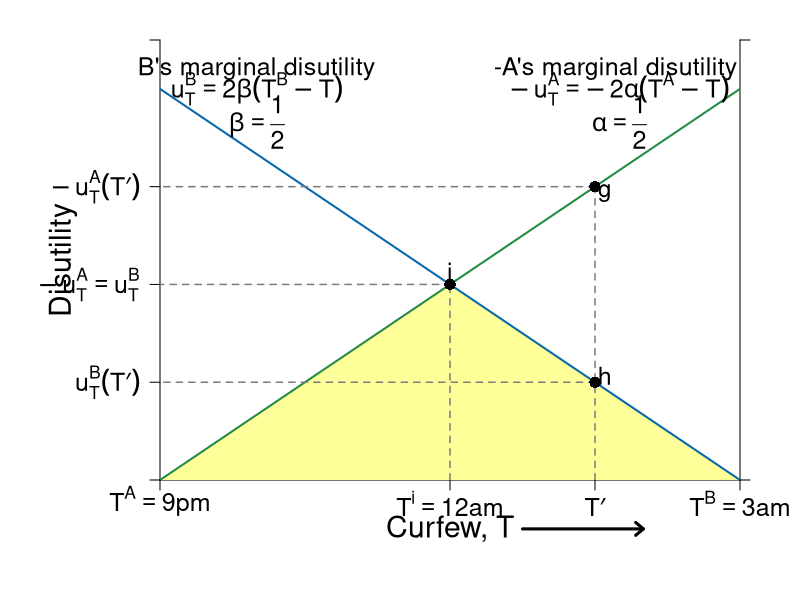

This chart was generated by the following R code:
#Graph Designer: Simon Halliday, Scott Cohn
#Authors: Bowles and Halliday
#Title: Coordination, Conflict and Competition: A Text in Microeconomics

library(shape)
pdf(file = "what_can_markets_do/curfew_bargaining_initial.pdf", width = 10, height = 8)

# Set parameters for graphics
axislabelsize <- 1.8
labelsize <- 1.5
namesize <- 1.8
annotatesize <- 1.5
graphlinewidth <- 2
segmentlinewidth <- 1.5

COL <- c("#7fc97f", "#beaed4", "#fdc086", "#ffff99", "#386cb0", "#f0027f", "#bf5b17", "#666666")
COLA <- c("#e0f3db", "#99d8c9","#66c2a4","#41ae76", "#238b45", "#005824")
COLB <- c("#c6dbef", "#4eb3d3", "#2b8cbe", "#0868ac","#084081")
COLC <- c("#fcfbfd", "#efedf5", "#dadaeb", "#bcbddc", "#9e9ac8", "#807dba", "#6a51a3", "#54278f", "#3f007d")
grays <- gray.colors(25, start = 1, end = 0, alpha = 1)

#Edited the margins to cater for the larger LHS labels
par(mar =  c(6, 8, 2, 3))

#proportion of wealth functions

MUb <- function(x, beta = 1/2, Tb = 9){
  2*beta*(Tb - x)
}

MUa <- function(x, alpha = 1/2, Ta = 3){
  -2*alpha*(Ta - x)
}


#Add limits on axes and levels of utility for each function 
ylims <- c(0, 6.75)
xlims <- c(3, 9)

npts <- 501 
x <- seq(xlims[1], xlims[2], length.out = npts)
y <- seq(ylims[1], ylims[2], length.out = npts) 

plot(0, 0, xlim = xlims, ylim = ylims, type = "n",
     xlab = expression(paste("")),
     ylab = expression(paste("")), 
     xaxt = "n", 
     yaxt = "n", 
     cex.lab = axislabelsize, 
     bty = "n", 
     xaxs = "i", 
     yaxs = "i"
)

#x and y limits with plain axes without ticks/numbers to match previous graph; y axes on both sides

ticksx <- c(3, 6, 7.5, 9)
xlabels <- c(expression(paste(T^A == 9*p*m)), expression(paste(T^i == 12*a*m)), expression(paste(T*minute)), expression(paste(T^B  == 3*a*m)))
ticksy <- c(0, MUa(x = 7.5), MUa(x = 6), MUb(x = 7.5), ylims[2])

ylabels <- c(NA, expression(paste(-u[T]^A*(T*minute))), expression(paste(-u[T]^A == u[T]^B)), expression(paste(u[T]^B*(T*minute))), NA)
ticksy2 <- c(ylims[1], ylims[2])
ylabels2 <- seq(from = 0, to = ylims[2], by = 10)
axis(1, at = ticksx,  pos = 0, labels = xlabels, cex.axis = labelsize)
axis(2, at = ticksy,  pos = 3, labels = ylabels, las = 1, cex.axis = labelsize)
axis(4, at = ticksy2, pos = 9, labels = FALSE, las = 1, cex.axis = labelsize)


#Disutility polygon
xrent <- c(3, 6, 9, 3)
yrent <- c(MUa(3), MUa(6), MUb(9), MUa(3))
polygon(xrent, yrent, col = COL[4], density = NULL, border = NA)


npts <- 503 
xx1 <- seq(xlims[1], xlims[2], length.out = npts)
xx2 <- seq(0, xlims[2], length.out = npts)
xx3 <- seq(xlims[1], 0, length.out = npts)
xx4 <- seq(-11, 0, length.out = npts)
xx5 <- seq(xlims[1], 0.75*xlims[2], length.out = npts)

#Axis labels and draw linear utility functions
text(6, -0.75, expression(paste("Curfew, T")), xpd = TRUE, cex = axislabelsize, srt = 0) 
#text(, side = 1, line = 2, cex = axislabelsize)
text(xlims[1] - 1, 0.5*ylims[2], expression(paste("Disutility")), xpd = TRUE, cex = axislabelsize, srt = 90) 

lines(xx1, MUb(xx1), col = COLB[4], lwd = graphlinewidth)
lines(xx1, MUa(xx1), col = COLA[5], lwd = graphlinewidth)
#lines(xx5, MUa(xx5, alpha = 3/4), col = COLA[5], lwd = segmentlinewidth, lty = 2)
#lines(xx1, MUb(xx1, beta = 1/4), col = COLB[4], lwd = segmentlinewidth, lty = 2)

#Label points on line

text(6, MUa(6) + 0.2, expression(paste(i)), cex = labelsize)
segments(6, 0, 6, MUa(6), lty = 2, col = grays[20], lwd = segmentlinewidth)
segments(0, MUa(6), 6, MUa(6), lty = 2, col = grays[20], lwd = segmentlinewidth)
points(6, MUa(6), pch = 16, col = "black", cex = 1.5)

text(7.5 + 0.1, MUa(7.5) - 0.1, expression(paste(g)), cex = labelsize)
segments(7.5, MUb(7.5), 0, MUb(7.5), lty = 2, col = grays[20], lwd = segmentlinewidth)
segments(7.5, MUa(7.5), 0, MUa(7.5), lty = 2, col = grays[20], lwd = segmentlinewidth)
segments(7.5, 0, 7.5, MUa(7.5), lty = 2, col = grays[20], lwd = segmentlinewidth)
points(7.5, MUb(7.5), pch = 16, col = "black", cex = 1.5)

text(7.5 + 0.1, MUb(7.5) + 0.1, expression(paste(h)), cex = labelsize)
points(7.5, MUa(7.5), pch = 16, col = "black", cex = 1.5)

# text(4.5, MUb(4.5, beta = 1/4)  + 0.2, expression(paste(j)), cex = labelsize)
# points(4.5, MUa(4.5, alpha = 3/4), pch = 16, col = "black", cex = 1.5)


#Label relevant points on axes

#text(20, -.9, expression(paste("x*")), xpd = TRUE, cex = labelsize)
#text(33, -.9, expression(paste("a"[x])), xpd = TRUE, cex = labelsize)

#text(-2, 33, expression(paste(-u[x]^B*(x*minute))),  xpd = TRUE, cex = labelsize)
#text(-2, 7, expression(paste(u[x]^A*(x*minute))),  xpd = TRUE, cex = labelsize)

text(4, 6.3, expression(paste("B's marginal disutility")), xpd = TRUE, cex = labelsize)
text(4, 6, expression(paste(u[T]^B == 2*beta*(T^B - T))), xpd = TRUE, cex = labelsize)
text(4, 5.5, expression(paste(beta == frac(1,2))), xpd = TRUE, cex = labelsize)
#text(3.8, 2.2, expression(paste(beta == frac(1,4))), xpd = TRUE, cex = labelsize)


text(7.75, 6.3, expression(paste("-A's marginal disutility ")),  xpd = TRUE, cex = labelsize)
text(7.75, 6, expression(paste(-u[T]^A == -2*alpha*(T^A - T))),  xpd = TRUE, cex = labelsize)
text(7.75, 5.5, expression(paste(alpha == frac(1,2))), xpd = TRUE, cex = labelsize)
#text(6.9, 5.5, expression(paste(alpha == frac(3,4))), xpd = TRUE, cex = labelsize)

#Axis arrow
arrows(6.75, -0.75, 8, -0.75, xpd = TRUE, length=0.1,angle=40,lwd=3)


dev.off()
